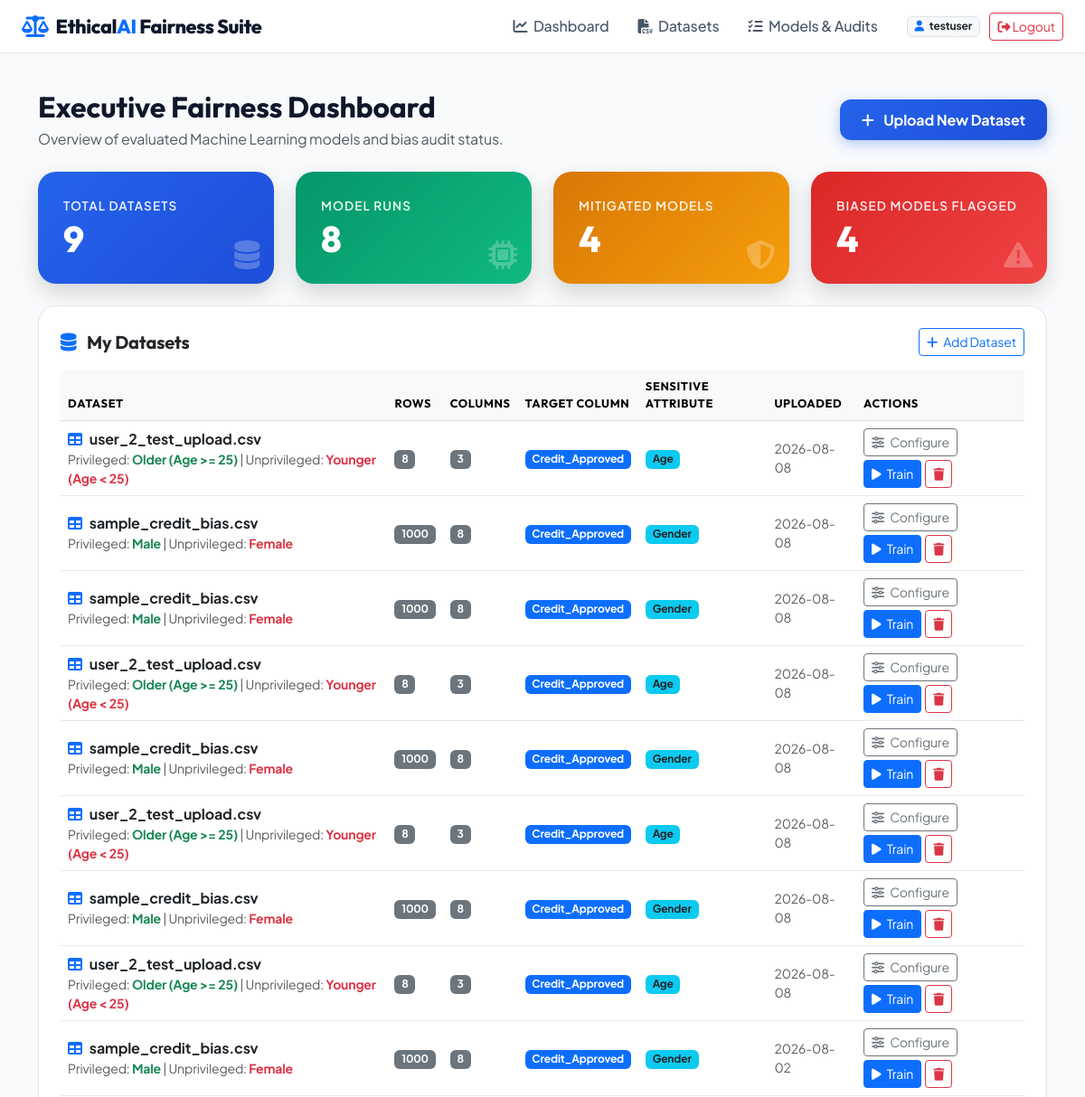
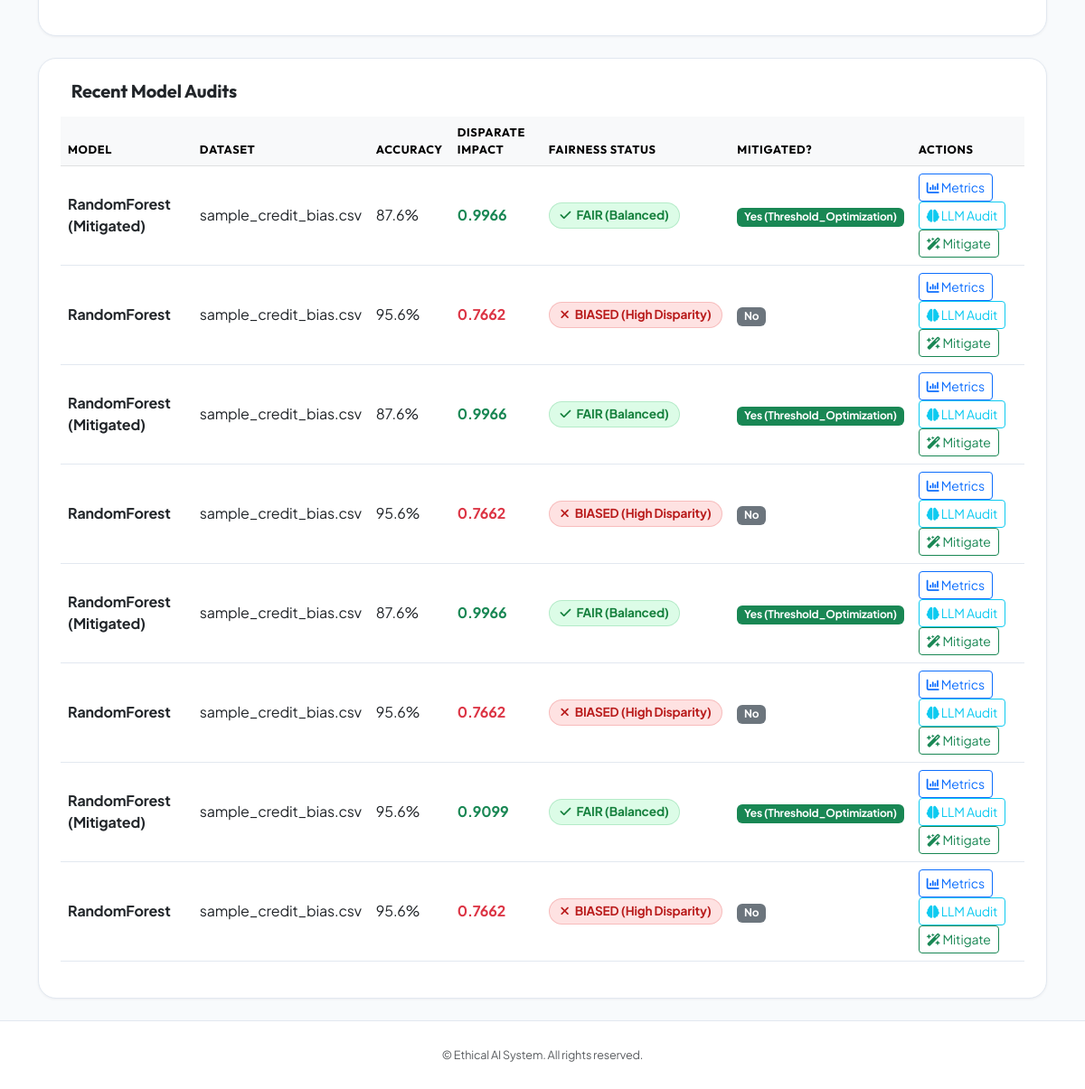
/dashboard (signed in), run on the app's committed database (2 pictures, top to bottom).
### tables this page shows
CREATE TABLE datasets (
    id INTEGER PRIMARY KEY AUTOINCREMENT,
    user_id INTEGER NOT NULL,
    filename VARCHAR(255) NOT NULL,
    filepath VARCHAR(255) NOT NULL,
    row_count INTEGER DEFAULT 0,
    column_count INTEGER DEFAULT 0,
    target_column VARCHAR(100),
    sensitive_column VARCHAR(100),
    privileged_group VARCHAR(100),
    unprivileged_group VARCHAR(100),
    uploaded_at TIMESTAMP DEFAULT CURRENT_TIMESTAMP, csv_content TEXT,
    FOREIGN KEY (user_id) REFERENCES users(id) ON DELETE CASCADE
);

CREATE TABLE model_runs (
    id INTEGER PRIMARY KEY AUTOINCREMENT,
    user_id INTEGER NOT NULL,
    dataset_id INTEGER NOT NULL,
    model_name VARCHAR(100) NOT NULL,
    accuracy REAL NOT NULL,
    precision_score REAL NOT NULL,
    recall_score REAL NOT NULL,
    f1_score REAL NOT NULL,
    disparate_impact REAL NOT NULL,
    demographic_parity_diff REAL NOT NULL,
    equalized_odds_diff REAL NOT NULL,
    equal_opportunity_diff REAL NOT NULL,
    is_mitigated BOOLEAN DEFAULT 0,
    mitigation_method VARCHAR(100) DEFAULT 'None',
    confusion_matrix_json TEXT NOT NULL,
    fairness_status VARCHAR(50) DEFAULT 'Unchecked',
    created_at TIMESTAMP DEFAULT CURRENT_TIMESTAMP,
    FOREIGN KEY (user_id) REFERENCES users(id) ON DELETE CASCADE,
    FOREIGN KEY (dataset_id) REFERENCES datasets(id) ON DELETE CASCADE
);

### app.py (the view)
@app.route('/dashboard')
@login_required
def dashboard():
    user_id = session['user_id']
    datasets = get_user_datasets(user_id)
    conn = get_db_connection()
    cursor = conn.cursor()
    cursor.execute(
        """SELECT m.*, d.filename FROM model_runs m
           JOIN datasets d ON m.dataset_id = d.id
           WHERE m.user_id = ? ORDER BY m.created_at DESC""",
        (user_id,)
    )
    model_runs = [dict(r) for r in cursor.fetchall()]
    conn.close()
    mitigated_count = sum(1 for r in model_runs if r['is_mitigated'])
    biased_count = sum(1 for r in model_runs if 'BIASED' in r['fairness_status'])
    return render_template(
        'dashboard.html',
        datasets=datasets,
        model_runs=model_runs,
        mitigated_count=mitigated_count,
        biased_count=biased_count
    )

### templates/dashboard.html (shortened to what this page needs)
{% extends "base.html" %}
{% block content %}
<div class="container py-4">
    <div class="d-flex justify-content-between align-items-center mb-4">
        <div>
            <h2 class="fw-bold mb-1">Executive Fairness Dashboard</h2>
            <p class="text-muted mb-0">Overview of evaluated Machine Learning models and bias audit status.</p>
        </div>
        <div>
            <a href="{{ url_for('upload_page') }}" class="btn btn-primary-custom"><i class="fa-solid fa-plus me-2"></i> Upload New Dataset</a>
        </div>
    </div>
    <div class="row g-4 mb-4">
        <div class="col-md-3">
            <div class="card card-custom metric-card primary">
                <div class="metric-label">Total Datasets</div>
                <div class="metric-val">{{ datasets|length }}</div>
                <i class="fa-solid fa-database position-absolute end-0 bottom-0 m-3 opacity-25 fa-2x"></i>
            </div>
        </div>
        <div class="col-md-3">
            <div class="card card-custom metric-card success">
                <div class="metric-label">Model Runs</div>
                <div class="metric-val">{{ model_runs|length }}</div>
                <i class="fa-solid fa-microchip position-absolute end-0 bottom-0 m-3 opacity-25 fa-2x"></i>
            </div>
        </div>
        <div class="col-md-3">
            <div class="card card-custom metric-card warning">
                <div class="metric-label">Mitigated Models</div>
                <div class="metric-val">{{ mitigated_count }}</div>
                <i class="fa-solid fa-shield-halved position-absolute end-0 bottom-0 m-3 opacity-25 fa-2x"></i>
            </div>
        </div>
        <div class="col-md-3">
            <div class="card card-custom metric-card danger">
                <div class="metric-label">Biased Models Flagged</div>
                <div class="metric-val">{{ biased_count }}</div>
                <i class="fa-solid fa-triangle-exclamation position-absolute end-0 bottom-0 m-3 opacity-25 fa-2x"></i>
            </div>
        </div>
    </div>
    <div class="card card-custom p-4 mb-4">
        <div class="d-flex justify-content-between align-items-center mb-3">
            <h5 class="fw-bold mb-0"><i class="fa-solid fa-database me-2 text-primary"></i> My Datasets</h5>
            <a href="{{ url_for('upload_page') }}" class="btn btn-sm btn-outline-primary">
                <i class="fa-solid fa-plus me-1"></i> Add Dataset
            </a>
        </div>
        {% if datasets %}
            <div class="table-responsive">
                <table class="table table-hover align-middle">
                    <thead class="table-light">
                        <tr>
                            <th>Dataset</th>
                            <th>Rows</th>
                            <th>Columns</th>
                            <th>Target Column</th>
                            <th>Sensitive Attribute</th>
                            <th>Uploaded</th>
                            <th>Actions</th>
                        </tr>
                    </thead>
                    <tbody>
                        {% for ds in datasets %}
                        <tr>
                            <td>
                                <div class="fw-bold"><i class="fa-solid fa-table text-primary me-2"></i>{{ ds.filename }}</div>
                                <div class="small text-muted">
                                    Privileged: <span class="text-success fw-bold">{{ ds.privileged_group or '—' }}</span> |
                                    Unprivileged: <span class="text-danger fw-bold">{{ ds.unprivileged_group or '—' }}</span>
                                </div>
                            </td>
                            <td><span class="badge bg-secondary">{{ ds.row_count }}</span></td>
                            <td><span class="badge bg-secondary">{{ ds.column_count }}</span></td>
                            <td>
                                {% if ds.target_column %}
                                    <span class="badge bg-primary">{{ ds.target_column }}</span>
                                {% else %}
                                    <span class="text-muted small">Not set</span>
                                {% endif %}
                            </td>
                            <td>
                                {% if ds.sensitive_column %}
                                    <span class="badge bg-info text-dark">{{ ds.sensitive_column }}</span>
                                {% else %}
                                    <span class="text-muted small">Not set</span>
                                {% endif %}
                            </td>
                            <td class="small text-muted">{{ ds.uploaded_at[:10] if ds.uploaded_at else '—' }}</td>
                            <td>
                                <div class="d-flex gap-1 flex-wrap">
                                    <a href="{{ url_for('preprocess_page', dataset_id=ds.id) }}" class="btn btn-sm btn-outline-secondary" title="Configure columns">
                                        <i class="fa-solid fa-sliders me-1"></i> Configure
                                    </a>
                                    <a href="{{ url_for('train_page', dataset_id=ds.id) }}" class="btn btn-sm btn-primary" title="Train a model">
                                        <i class="fa-solid fa-play me-1"></i> Train
                                    </a>
                                    <button class="btn btn-sm btn-outline-danger" title="Delete dataset"
                                            onclick="confirmDelete({{ ds.id }}, '{{ ds.filename|replace("'", "\\'") }}')">
                                        <i class="fa-solid fa-trash"></i>
                                    </button>
                                </div>
                            </td>
                        </tr>
                        {% endfor %}
                    </tbody>
                </table>
            </div>
        {% endif %}
    </div>
    <div class="card card-custom p-4">
        <h5 class="fw-bold mb-3"> Recent Model Audits</h5>
        {% if model_runs %}
            <div class="table-responsive">
                <table class="table table-hover align-middle">
                    <thead class="table-light">
                        <tr>
                            <th>Model</th>
                            <th>Dataset</th>
                            <th>Accuracy</th>
                            <th>Disparate Impact</th>
                            <th>Fairness Status</th>
                            <th>Mitigated?</th>
                            <th>Actions</th>
                        </tr>
                    </thead>
                    <tbody>
                        {% for run in model_runs %}
                        <tr>
                            <td class="fw-bold">{{ run.model_name }}</td>
                            <td>{{ run.filename }}</td>
                            <td>{{ (run.accuracy * 100)|round(1) }}%</td>
                            <td class="fw-bold {{ 'text-danger' if run.disparate_impact < 0.8 else ('text-warning' if run.disparate_impact < 0.9 else 'text-success') }}">
                                {{ run.disparate_impact }}
                            </td>
                            <td>
                                {% if 'BIASED' in run.fairness_status %}
                                    <span class="badge badge-biased"><i class="fa-solid fa-xmark me-1"></i> {{ run.fairness_status }}</span>
                                {% elif 'MODERATE' in run.fairness_status %}
                                    <span class="badge bg-warning text-dark"><i class="fa-solid fa-triangle-exclamation me-1"></i> {{ run.fairness_status }}</span>
                                {% else %}
                                    <span class="badge badge-fair"><i class="fa-solid fa-check me-1"></i> {{ run.fairness_status }}</span>
                                {% endif %}
                            </td>
                            <td>
                                {% if run.is_mitigated %}
                                    <span class="badge bg-success">Yes ({{ run.mitigation_method }})</span>
                                {% else %}
                                    <span class="badge bg-secondary">No</span>
                                {% endif %}
                            </td>
                            <td>
                                <a href="{{ url_for('bias_detection_page', model_run_id=run.id) }}" class="btn btn-sm btn-outline-primary me-1"><i class="fa-solid fa-chart-column"></i> Metrics</a>
                                <a href="{{ url_for('llm_audit_page', model_run_id=run.id) }}" class="btn btn-sm btn-outline-info me-1"><i class="fa-solid fa-brain"></i> LLM Audit</a>
                                <a href="{{ url_for('mitigation_page', model_run_id=run.id) }}" class="btn btn-sm btn-outline-success"><i class="fa-solid fa-wand-magic-sparkles"></i> Mitigate</a>
                            </td>
                        </tr>
                        {% endfor %}
                    </tbody>
                </table>
            </div>
        {% else %}
            <div class="text-center py-4 text-muted">
                <i class="fa-solid fa-folder-open fa-3x mb-3"></i>
                <p>No model audits found yet. Upload a dataset to begin bias evaluation!</p>
                <a href="{{ url_for('upload_page') }}" class="btn btn-primary"><i class="fa-solid fa-upload me-2"></i> Upload Dataset</a>
            </div>
        {% endif %}
    </div>
</div>
{% endblock %}

### templates/base.html (shortened to what this page needs)
<!DOCTYPE html>
<html lang="en">
<head>
    <link href="https://cdn.jsdelivr.net/npm/bootstrap@5.3.0/dist/css/bootstrap.min.css" rel="stylesheet">
    <link href="https://cdnjs.cloudflare.com/ajax/libs/font-awesome/6.4.0/css/all.min.css" rel="stylesheet">
    <link href="{{ url_for('static', filename='css/style.css') }}" rel="stylesheet">
</head>
<body>
    <nav class="navbar navbar-expand-lg navbar-light navbar-custom py-2">
        <div class="container-fluid px-4">
            <a class="navbar-brand d-flex align-items-center gap-2" href="{{ url_for('index') }}">
                <i class="fa-solid fa-scale-balanced text-primary fs-4"></i>
                <span>Ethical<span class="text-primary">AI</span> Fairness Suite</span>
            </a>
            <div class="collapse navbar-collapse" id="navbarNav">
                <ul class="navbar-nav ms-auto align-items-center">
                    {% if session.user_id %}
                        <li class="nav-item"><a class="nav-link" href="{{ url_for('dashboard') }}"><i class="fa-solid fa-chart-line me-1"></i> Dashboard</a></li>
                        <li class="nav-item"><a class="nav-link" href="{{ url_for('upload_page') }}"><i class="fa-solid fa-file-csv me-1"></i> Datasets</a></li>
                        <li class="nav-item"><a class="nav-link" href="{{ url_for('evaluation_page') }}"><i class="fa-solid fa-list-check me-1"></i> Models & Audits</a></li>
                        <li class="nav-item ms-lg-3">
                            <span class="badge bg-light text-dark border me-2"><i class="fa-solid fa-user me-1 text-primary"></i> {{ session.username }}</span>
                            <a href="{{ url_for('logout') }}" class="btn btn-sm btn-outline-danger"><i class="fa-solid fa-right-from-bracket"></i> Logout</a>
                        </li>
                    {% else %}
                        <li class="nav-item"><a class="nav-link" href="{{ url_for('index') }}">Home</a></li>
                        <li class="nav-item"><a class="nav-link btn btn-sm btn-primary text-white px-3 ms-2" href="{{ url_for('login_page') }}">Login / Register</a></li>
                    {% endif %}
                </ul>
            </div>
        </div>
    </nav>
    <main class="flex-grow-1">
        {% block content %}{% endblock %}
    </main>
    <footer>
        <div class="container text-center">
            <p class="mb-0 text-muted small">&copy; Ethical AI System. All rights reserved.</p>
        </div>
    </footer>
</body>
</html>

### data on the page
datasets: filename "user_2_test_upload.csv", privileged_group "Older (Age >= 25)", unprivileged_group "Younger (Age < 25)", row_count "8", column_count "3", target_column "Credit_Approved", sensitive_column "Age", uploaded_at "2026-08-08"
datasets: filename "sample_credit_bias.csv", privileged_group "Male", unprivileged_group "Female", row_count "1000", column_count "8", target_column "Credit_Approved", sensitive_column "Gender", uploaded_at "2026-08-08"
datasets: filename "sample_credit_bias.csv", privileged_group "Male", unprivileged_group "Female", row_count "1000", column_count "8", target_column "Credit_Approved", sensitive_column "Gender", uploaded_at "2026-08-08"
datasets: filename "user_2_test_upload.csv", privileged_group "Older (Age >= 25)", unprivileged_group "Younger (Age < 25)", row_count "8", column_count "3", target_column "Credit_Approved", sensitive_column "Age", uploaded_at "2026-08-08"
datasets: filename "sample_credit_bias.csv", privileged_group "Male", unprivileged_group "Female", row_count "1000", column_count "8", target_column "Credit_Approved", sensitive_column "Gender", uploaded_at "2026-08-08"
datasets: filename "user_2_test_upload.csv", privileged_group "Older (Age >= 25)", unprivileged_group "Younger (Age < 25)", row_count "8", column_count "3", target_column "Credit_Approved", sensitive_column "Age", uploaded_at "2026-08-08"
datasets: filename "sample_credit_bias.csv", privileged_group "Male", unprivileged_group "Female", row_count "1000", column_count "8", target_column "Credit_Approved", sensitive_column "Gender", uploaded_at "2026-08-08"
datasets: filename "user_2_test_upload.csv", privileged_group "Older (Age >= 25)", unprivileged_group "Younger (Age < 25)", row_count "8", column_count "3", target_column "Credit_Approved", sensitive_column "Age", uploaded_at "2026-08-08"
datasets: filename "sample_credit_bias.csv", privileged_group "Male", unprivileged_group "Female", row_count "1000", column_count "8", target_column "Credit_Approved", sensitive_column "Gender", uploaded_at "2026-08-02"
model_runs: model_name "RandomForest (Mitigated)", filename "sample_credit_bias.csv", (run.accuracy*100)|round(1) "87.6", disparate_impact "0.9966", fairness_status "FAIR (Balanced)", mitigation_method "Threshold_Optimization"
model_runs: model_name "RandomForest", filename "sample_credit_bias.csv", (run.accuracy*100)|round(1) "95.6", disparate_impact "0.7662", fairness_status "BIASED (High Disparity)", is_mitigated "No"
model_runs: model_name "RandomForest (Mitigated)", filename "sample_credit_bias.csv", (run.accuracy*100)|round(1) "87.6", disparate_impact "0.9966", fairness_status "FAIR (Balanced)", mitigation_method "Threshold_Optimization"
model_runs: model_name "RandomForest", filename "sample_credit_bias.csv", (run.accuracy*100)|round(1) "95.6", disparate_impact "0.7662", fairness_status "BIASED (High Disparity)", is_mitigated "No"
model_runs: model_name "RandomForest (Mitigated)", filename "sample_credit_bias.csv", (run.accuracy*100)|round(1) "87.6", disparate_impact "0.9966", fairness_status "FAIR (Balanced)", mitigation_method "Threshold_Optimization"
model_runs: model_name "RandomForest", filename "sample_credit_bias.csv", (run.accuracy*100)|round(1) "95.6", disparate_impact "0.7662", fairness_status "BIASED (High Disparity)", is_mitigated "No"
model_runs: model_name "RandomForest (Mitigated)", filename "sample_credit_bias.csv", (run.accuracy*100)|round(1) "95.6", disparate_impact "0.9099", fairness_status "FAIR (Balanced)", mitigation_method "Threshold_Optimization"
model_runs: model_name "RandomForest", filename "sample_credit_bias.csv", (run.accuracy*100)|round(1) "95.6", disparate_impact "0.7662", fairness_status "BIASED (High Disparity)", is_mitigated "No"

### other printed values
{{ session.username }} "testuser"
{{ datasets|length }} "9"
{{ model_runs|length }} "8"
{{ mitigated_count }} "4"
{{ biased_count }} "4"
